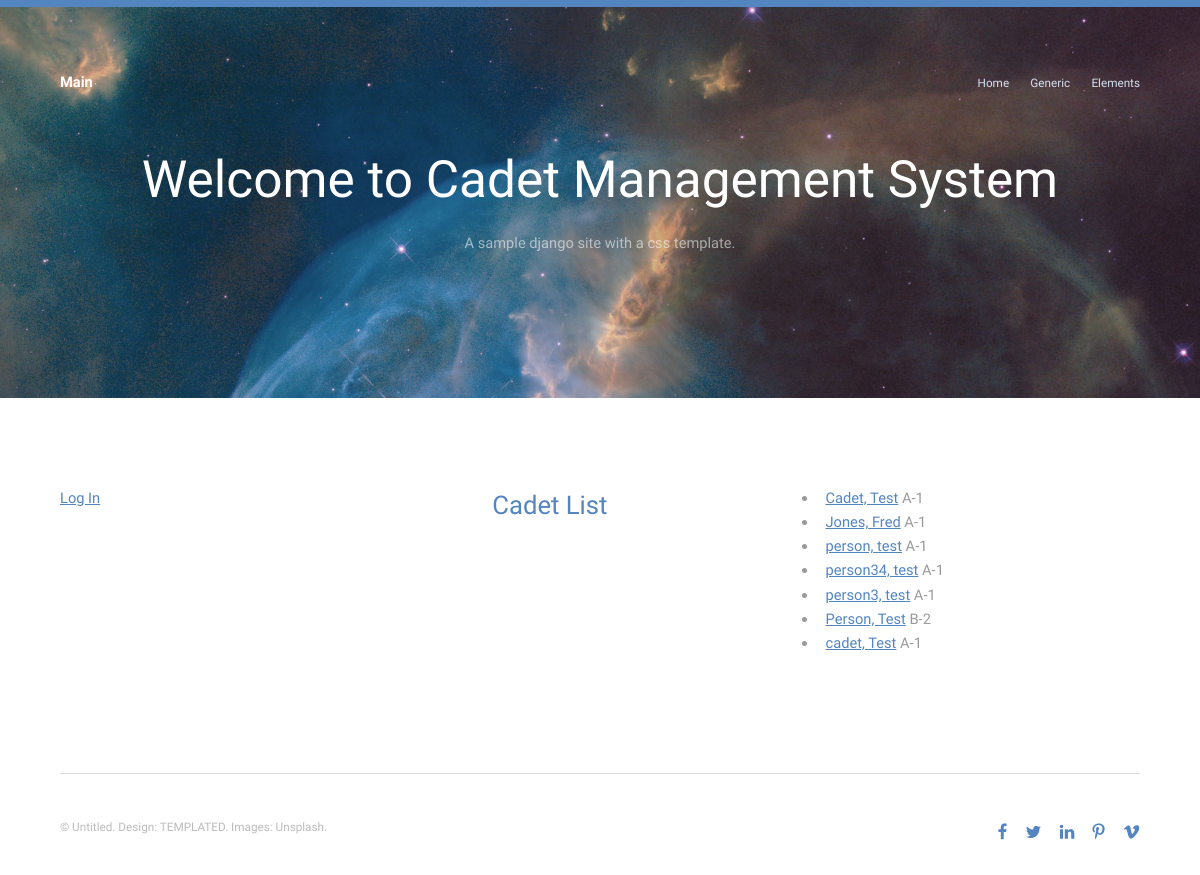
Before: /users/ with the older database file.
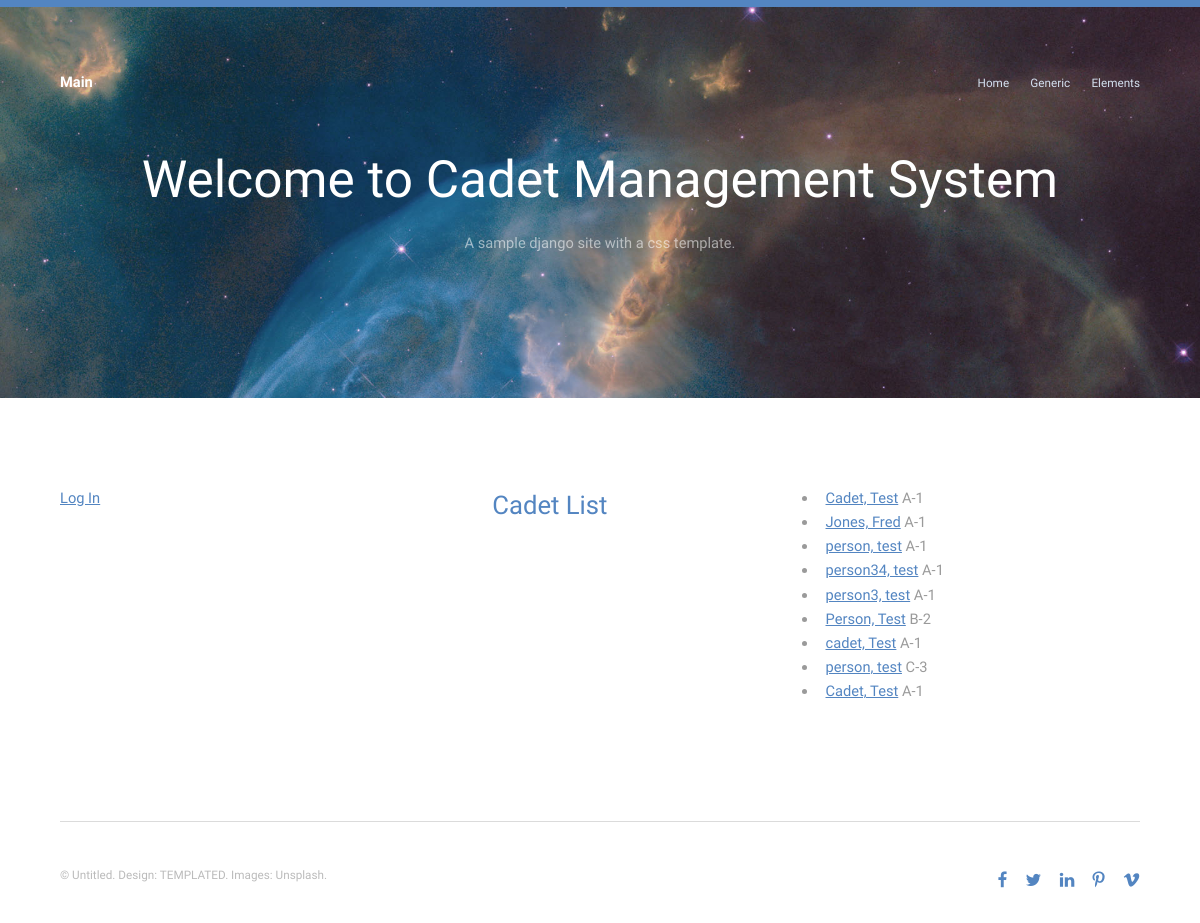
After: the same page with the newer database file.
### users/models.py (models this page shows, shortened)
class Cadet(models.Model):
    first = models.CharField(max_length=200)
    last = models.CharField(max_length=200)
    xnumber = models.CharField(max_length=8)
    company = models.ForeignKey(Company, on_delete=models.CASCADE, default=1)
    def name(self):
        return (self.last + ", " + self.first)

class Company(models.Model):
    shortname = models.CharField(max_length=1) #A, B, C, etc.
    longname = models.CharField(max_length=50) #Alpha, Bravo, Charlie etc.
    regiment = models.IntegerField() #1,2,3,4
    motto = models.CharField(max_length=100) #Go Buffs!  Go Greeks, etc.
    mascot = models.CharField(max_length=100) #Buffalos, Greeks.
    def __str__(self):
        return (self.shortname + "-" + str(self.regiment))

### users/views.py (the view)
# urls.py: path('', views.index, name='index'),
def index(request):
    cadets = Cadet.objects.all() #Grab all cadets from database
    context = {'cadets': cadets} #fill a context with the cadet list
    template = loader.get_template('users/index.html') #Get the template we created
    return HttpResponse(template.render(context, request)) #Render the template with the context

### users/templates/users/index.html (shortened to what this page needs)
{% extends 'users/base_generic.html' %}
{% block content %}
{% if user.is_authenticated %}
<p>Welcome, {{ user.get_username }}.
<a href="{% url 'logout' %}">Log Out</a>
{% else %}
<a href="{% url 'login' %}">Log In</a>
{% endif %}
<p>
<h2>Cadet List</h2>
{% if cadets %}
<ul>
  {% for cadet in cadets %}
      <li><a href="./{{cadet.id}}">{{cadet.name}}</a> {{cadet.company}}</li>
  {% endfor %}
</ul>
{% else %}
<p>No cadets in database</p>
{% endif %}
</p>
{% endblock %}

### users/templates/users/base_generic.html (shortened to what this page needs)
{% load static %}
<!DOCTYPE HTML>
<html>
	<head>
		<link rel="stylesheet" href="{% static "assets/css/main.css" %}" />
	</head>
	<body>
			<header id="header">
				<div class="inner">
					<a href="index.html" class="logo">Main</a>
					<nav id="nav">
						<a href="index.html">Home</a>
						<a href="generic.html">Generic</a>
						<a href="elements.html">Elements</a>
					</nav>
				</div>
			</header>
			<section id="banner">
				<h1>Welcome to Cadet Management System</h1>
				<p>A sample django site with a css template.</p>
			</section>
			<section id="one" class="wrapper">
				<div class="inner">
					<div class="flex flex-3">
						{% block content %}
				        {% endblock %}
					</div>
				</div>
			</section>
			<footer id="footer">
				<div class="inner">
					<div class="flex">
						<div class="copyright">
							&copy; Untitled. Design: <a href="https://templated.co">TEMPLATED</a>. Images: <a href="https://unsplash.com">Unsplash</a>.
						</div>
						<ul class="icons">
							<li><a href="#" class="icon fa-facebook"><span class="label">Facebook</span></a></li>
							<li><a href="#" class="icon fa-twitter"><span class="label">Twitter</span></a></li>
							<li><a href="#" class="icon fa-linkedin"><span class="label">linkedIn</span></a></li>
							<li><a href="#" class="icon fa-pinterest-p"><span class="label">Pinterest</span></a></li>
							<li><a href="#" class="icon fa-vimeo"><span class="label">Vimeo</span></a></li>
						</ul>
					</div>
				</div>
			</footer>
	</body>
</html>

Changed rows visible on the page:
added Cadet: name "person, test", company "C-3"
added Cadet: name "Cadet, Test", company "A-1"
